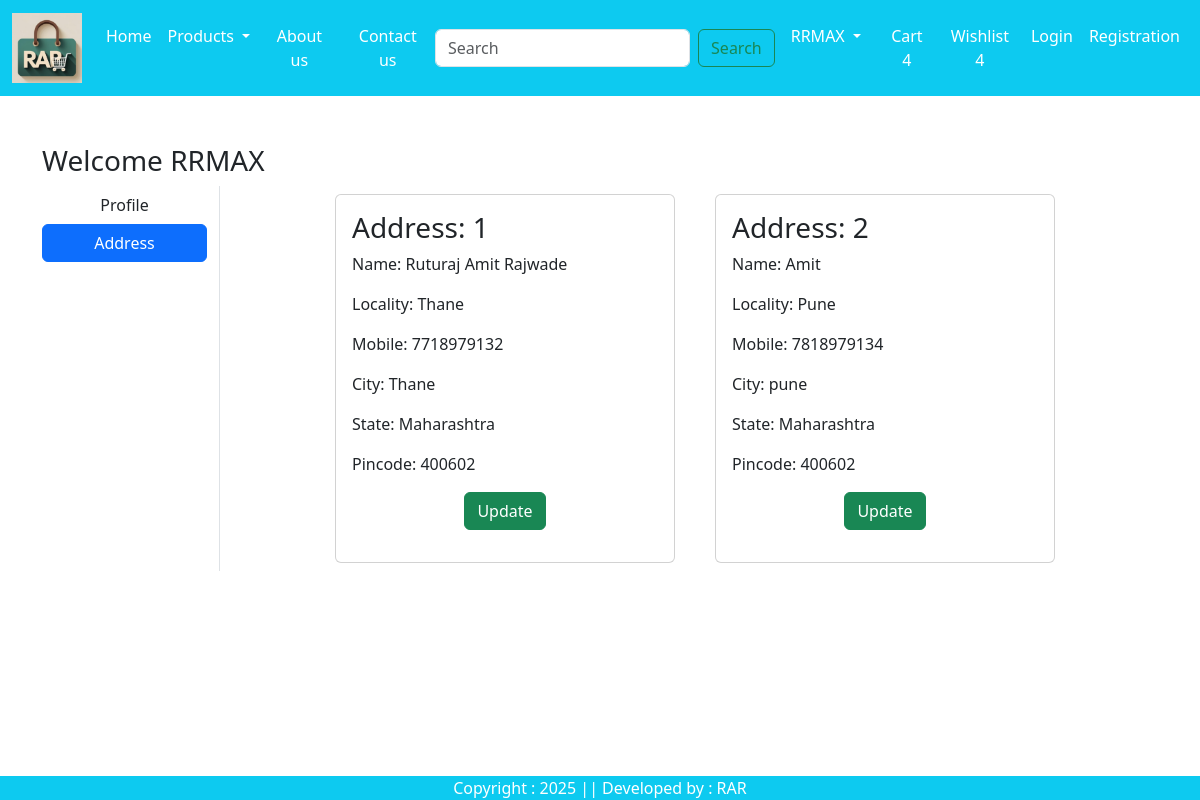
/Address/ (signed in), run on an earlier commit of the app's database.
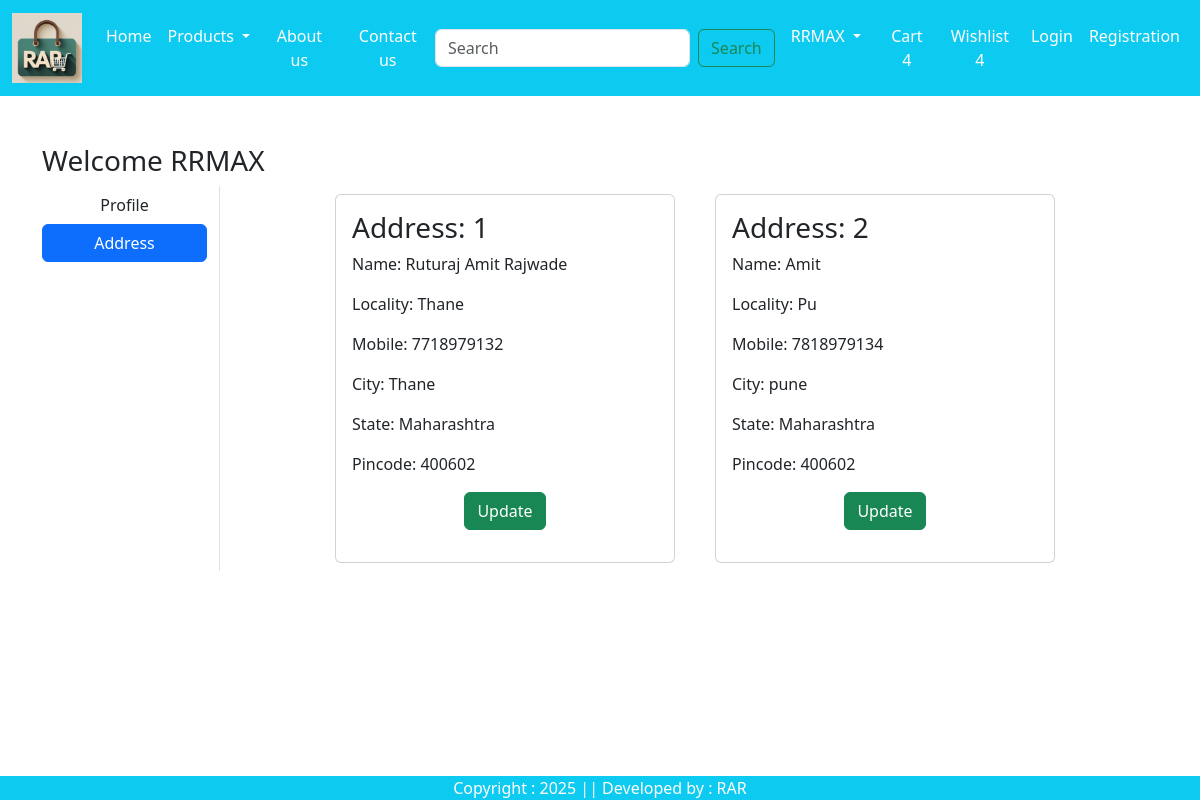
And on a later commit of the database.
### app/models.py (models this page shows, shortened)
class Customer(models.Model):
    user= models.ForeignKey(User,on_delete=models.CASCADE)
    name= models.CharField(max_length=200)
    locality = models.CharField(max_length=200)
    city = models.CharField(max_length=50)
    mobile = models.CharField(max_length=10,validators=[phone_validator],unique=True)
    zipcode = models.IntegerField()
    state = models.CharField(choices=STATE_CHOICES, max_length=100 )

### app/views.py (the view)
# urls.py: path('Address/',views.address, name='address' ),
def address(request):
    add = Customer.objects.filter(user = request.user)
    return render(request, 'app/address.html',locals())

### app/templates/app/address.html (shortened to what this page needs)
{% extends "app/base.html" %}
{% load static %}
{% block main-content %}
<div class = 'container my-5'>
    <div class="row">
        <h3>Welcome <span class='text-capitalize'>{{request.user}}</span></h3>
        <div class="col-sm-2 border-end">
            <ul class="list-unstyled">
                <li class='d-grid'><a href="{% url "profile" %}" class= 'btn '>Profile</a></li>
                <li class="d-grid"><a href="{% url "address" %} " class= 'btn btn-primary'>Address</a></li>
            </ul>
        </div>
        <div class='col-sm-8 offset-sm-1'>
            <div class='row'>
                {% for ad in add %}
                    <div class="col-sm-6">
                        <div class="card m-2">
                            <div class = 'card-body'>
                            <h3>Address: {{forloop.counter}}</h3>
                            <p>Name: {{ad.name}}</p>
                            <p>Locality: {{ad.locality}}</p>
                            <p>Mobile: {{ad.mobile}}</p>
                            <p>City: {{ad.city}}</p>
                            <p>State: {{ad.state}}</p>
                            <p>Pincode: {{ad.zipcode}}</p>
                            <p class="text-center"><a href="{% url "updateAddress" pk=ad.id%}" type ="button" class="btn btn-success">Update</a></p>
                            </div>
                        </div>
                    </div>
                {% endfor %}
            </div>
        </div>
    </div>
</div>
{% endblock main-content %}

What changed in the data, as far as the page shows it:
changed Customer "Amit": locality "Pune" → "Pu"
